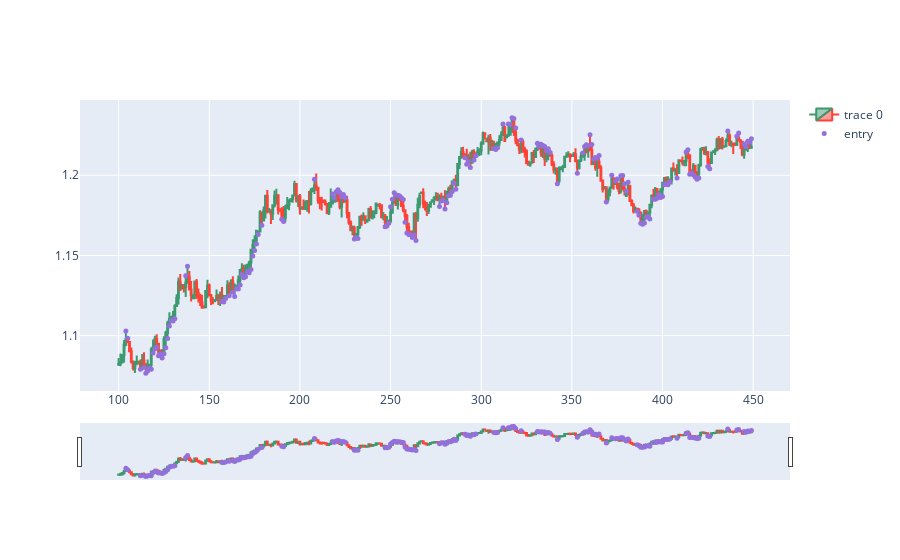

Here is the notebook cell this chart was saved with:
### Code cell
import plotly.graph_objects as go
from plotly.subplots import make_subplots
from datetime import datetime
st=100
dfpl = df[st:st+350]
#dfpl.reset_index(inplace=True)
fig = go.Figure(data=[go.Candlestick(x=dfpl.index,
                open=dfpl['Open'],
                high=dfpl['High'],
                low=dfpl['Low'],
                close=dfpl['Close'])])

fig.add_scatter(x=dfpl.index, y=dfpl['pointpos'], mode="markers",
                marker=dict(size=5, color="MediumPurple"),
                name="entry")

fig.show()

### Figure 1 — Plotly figure (JSON) as saved in the notebook; plotly's stock layout.template omitted (floating-point values rounded to 4 significant figures; data arrays with more than 128 entries replaced by an {"elided": "..."} marker saying what was removed)
{"data": [{"close": {"elided": "350 float values"}, "high": {"elided": "350 float values"}, "low": {"elided": "350 float values"}, "open": {"elided": "350 float values"}, "type": "candlestick", "x": {"elided": "350 int values"}}, {"marker": {"color": "MediumPurple", "size": 5}, "mode": "markers", "name": "entry", "type": "scatter", "x": {"elided": "350 int values"}, "y": {"elided": "350 float values"}}], "layout": {}}
